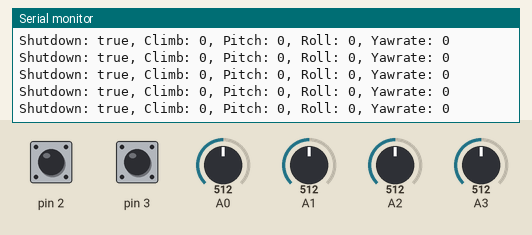
This sketch was run on a simulated Arduino Uno, built with avr-gcc and run on an emulated ATmega328P. On the bench: the last lines printed to the serial monitor. The test bench sets the inputs (shaded band); at power-on: pin 2 HIGH, A0 = 512, A1 = 512, A2 = 512, A3 = 512, pin 3 HIGH. No radio packets arrive unless stated.

Above: at 1.2 s.
1.3 s: pin 2 pulled LOW for 0.15 s
At 1.34 s:
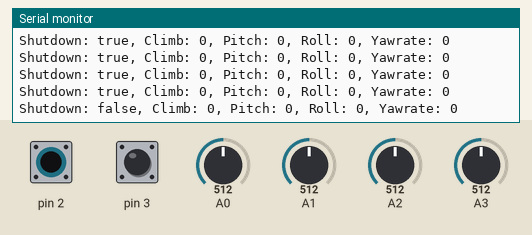
3.2 s: A0 set to 716
At 3.25 s:
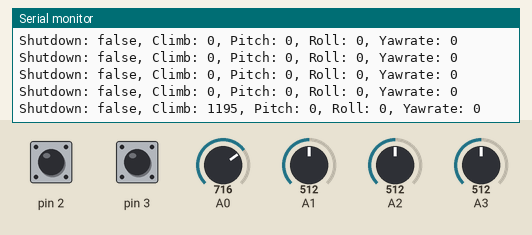
4.7 s: A1 set to 716
At 4.73 s:
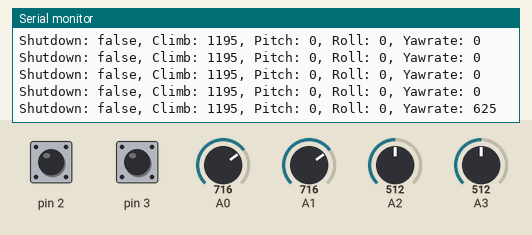
6.2 s: A2 set to 716
At 6.22 s:
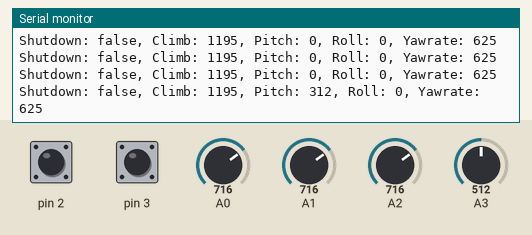
7.7 s: A3 set to 716
At 7.71 s:
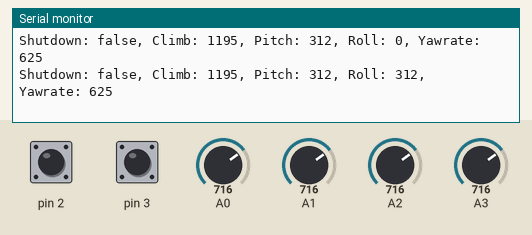
9.2 s: pin 3 pulled LOW for 0.15 s
At 9.26 s:
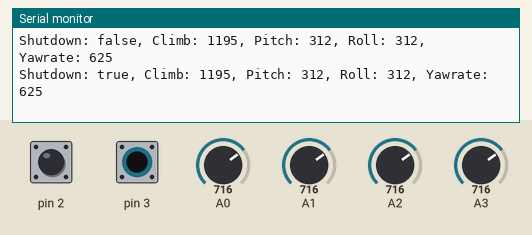

Measured:
- after the input at 1.3 s, the serial monitor: prints a new line at once (image 1)
- after the input at 3.2 s, the serial monitor: prints a new line at once (image 2)
- after the input at 4.7 s, the serial monitor: prints a new line at once (image 3)
- after the input at 6.2 s, the serial monitor: prints a new line at once (image 4)
- after the input at 7.7 s, the serial monitor: prints a new line at once (image 5)
- after the input at 9.2 s, the serial monitor: prints a new line after 0.05 s (image 6)

The sketch:

Controller.ino
```cpp
#include <RF24_config.h>
#include <printf.h>
#include <RF24.h>
#include <nRF24L01.h>

#include "Controller.h"
#include "Transmitter.h"

Controller controller;
Transmitter transmitter;

void setup() {
  Serial.begin(115200);
  controller.begin();
  transmitter.begin();
}

void loop() {
  auto state = controller.getState();
  print(state);
  transmitter.send(state);
  delay(50);
}
```

Controller.cpp
```cpp
#include "Controller.h"
#include <Arduino.h>

void Controller::begin() {
  pinMode(2, INPUT_PULLUP);
  pinMode(3, INPUT_PULLUP);
  m_offset = getState();
  Serial.print("Offset: ");
  print(m_offset);
}

ControllerState Controller::getState() {
  ControllerState state;
  state.shutdown = getShutdown();
  state.climb = map(analogRead(A0), 0, 1024, -3000, 3000) - m_offset.climb;
  state.yaw = map(analogRead(A1), 0, 1024, -1570, 1570) - m_offset.yaw;
  state.pitch = map(analogRead(A2), 0, 1024, -785, 785) - m_offset.pitch;
  state.roll = map(analogRead(A3), 0, 1024, -785, 785) - m_offset.roll;
  return state;
}

bool Controller::getShutdown() {
  if (!digitalRead(2))
    m_shutdown = false;
  if (!digitalRead(3))
    m_shutdown = true;
  return m_shutdown;
}
```

Controller.h
```cpp
#pragma once

#include "ControllerState.h"

class Controller {
public:
  void begin();
  ControllerState getState();

private:
  void calibrate();
  bool getShutdown();

private:
  bool m_shutdown = true;
  ControllerState m_offset;
};
```

ControllerState.cpp
```cpp
#include "ControllerState.h"
#include <HardwareSerial.h>

void print(const ControllerState& a_state) {
  Serial.print("Shutdown: ");
  Serial.print(a_state.shutdown ? "true" : "false");
  Serial.print(", Climb: ");
  Serial.print(a_state.climb);
  Serial.print(", Pitch: ");
  Serial.print(a_state.pitch);
  Serial.print(", Roll: ");
  Serial.print(a_state.roll);
  Serial.print(", Yawrate: ");
  Serial.println(a_state.yaw);
}
```

ControllerState.h
```cpp
#pragma once

struct ControllerState {
  bool shutdown = false;
  int climb = 0; // mm/s^2
  int roll = 0;  // mrad/s
  int pitch = 0; // mrad/s
  int yaw = 0;   // mrad/s
};

void print(const ControllerState& a_state);
```

Transmitter.cpp
```cpp
#include "Transmitter.h"

void Transmitter::begin() {
  radio.begin();
  radio.setDataRate(RF24_250KBPS);
  radio.setRetries(3, 5);
  radio.openWritingPipe(m_address);
  radio.setPALevel(RF24_PA_MAX);
}

void Transmitter::send(const ControllerState& a_state) {
  m_buffer[1] = 0;
  m_buffer[2] = a_state.shutdown;
  m_buffer[4] = highByte(a_state.climb);
  m_buffer[5] = lowByte(a_state.climb);
  m_buffer[7] = highByte(a_state.pitch);
  m_buffer[8] = lowByte(a_state.pitch);
  m_buffer[10] = highByte(a_state.roll);
  m_buffer[11] = lowByte(a_state.roll);
  m_buffer[13] = highByte(a_state.yaw);
  m_buffer[14] = lowByte(a_state.yaw);
  bool ack = radio.write(m_buffer, 15);
}
```

Transmitter.h
```cpp
#pragma once

#include <RF24.h>
#include "ControllerState.h"

class Transmitter {
public:
  void begin();
  void send(const ControllerState& a_state);

private:
  char m_buffer[16] = "S__C__P__R__Y__";
  const byte m_address[5] = { 'D', 'r', 'o', 'n', 'e' };
  RF24 radio {9, 10};
};
```
